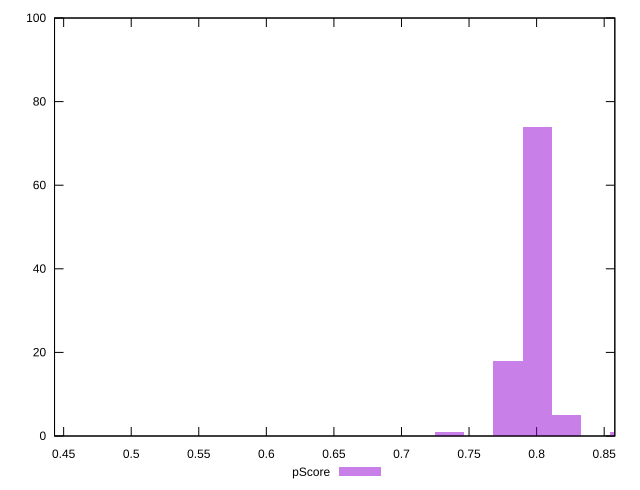

Generate this figure with gnuplot:
reset

$pScore <<EOF
0.4326648123992582 1
0.8004299029386276 74
0.7787966623186647 18
0.7355301810787389 1
0.8220631435585906 5
0.8653296247985164 1
EOF

set key outside below
set boxwidth 0.02163324061996291
set xrange [0.4432587418202548:0.8578750359832075]
set yrange [0:100]
set trange [0:100]
set style fill transparent solid 0.5 noborder
set terminal svg size 640, 490 enhanced background rgb 'white'
set output "reports/report_00033_2021-03-01T14-23-16.841Z/total-blocking-time/samples/astro/pScore/histogram.svg"

plot $pScore title "pScore" with boxes

reset
